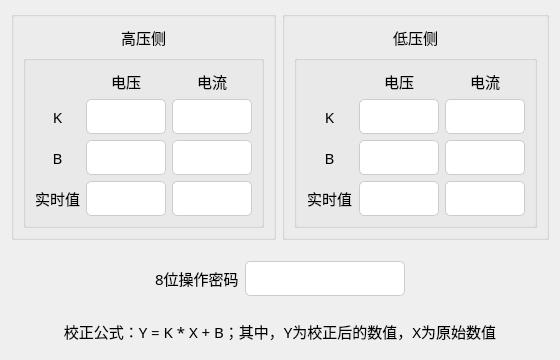
<?xml version="1.0" encoding="UTF-8"?>
<ui version="4.0">
 <class>TForm3</class>
 <widget class="QWidget" name="TForm3">
  <property name="geometry">
   <rect>
    <x>0</x>
    <y>0</y>
    <width>560</width>
    <height>348</height>
   </rect>
  </property>
  <property name="windowTitle">
   <string>双向DCDC变换器采样校正</string>
  </property>
  <property name="styleSheet">
   <string notr="true">QLabel {
    font-family: 'Microsoft YaHei'; /* 设置全局字体 */
    font-size: 15px; /* 统一字体大小 */
	text-align: center; /* 文本居中 */
}
QLineEdit {
    border: 1px solid #cccccc; /* 设置边框颜色 */
    border-radius: 5px; /* 圆角边框 */
    height: 35px; /* 统一高度 */
    background-color: #ffffff; /* 背景颜色 */
    color: #333333; /* 字体颜色 */
}
QLineEdit[readOnly=&quot;true&quot;] {
    background-color: #f0f0f0; /* 只读状态下背景变浅 */
    color: #666666; /* 只读状态字体颜色 */
    border: 1px solid #aaaaaa; /* 只读状态边框颜色 */
}
</string>
  </property>
  <layout class="QVBoxLayout" name="verticalLayout_3">
   <item>
    <layout class="QHBoxLayout" name="horizontalLayout">
     <item>
      <widget class="QGroupBox" name="groupBox">
       <property name="title">
        <string/>
       </property>
       <layout class="QVBoxLayout" name="verticalLayout">
        <item>
         <widget class="QLabel" name="label">
          <property name="font">
           <font>
            <family>Microsoft YaHei</family>
            <pointsize>-1</pointsize>
           </font>
          </property>
          <property name="text">
           <string>高压侧</string>
          </property>
          <property name="alignment">
           <set>Qt::AlignCenter</set>
          </property>
         </widget>
        </item>
        <item>
         <widget class="QGroupBox" name="groupBox_2">
          <property name="title">
           <string/>
          </property>
          <layout class="QGridLayout" name="gridLayout">
           <item row="0" column="0">
            <spacer name="horizontalSpacer_3">
             <property name="orientation">
              <enum>Qt::Horizontal</enum>
             </property>
             <property name="sizeHint" stdset="0">
              <size>
               <width>45</width>
               <height>20</height>
              </size>
             </property>
            </spacer>
           </item>
           <item row="0" column="1">
            <widget class="QLabel" name="label_2">
             <property name="font">
              <font>
               <family>Microsoft YaHei</family>
               <pointsize>-1</pointsize>
              </font>
             </property>
             <property name="text">
              <string>电压</string>
             </property>
             <property name="alignment">
              <set>Qt::AlignCenter</set>
             </property>
            </widget>
           </item>
           <item row="0" column="2">
            <widget class="QLabel" name="label_6">
             <property name="font">
              <font>
               <family>Microsoft YaHei</family>
               <pointsize>-1</pointsize>
              </font>
             </property>
             <property name="text">
              <string>电流</string>
             </property>
             <property name="alignment">
              <set>Qt::AlignCenter</set>
             </property>
            </widget>
           </item>
           <item row="1" column="0">
            <widget class="QLabel" name="label_3">
             <property name="font">
              <font>
               <family>Microsoft YaHei</family>
               <pointsize>-1</pointsize>
              </font>
             </property>
             <property name="text">
              <string>K</string>
             </property>
             <property name="alignment">
              <set>Qt::AlignCenter</set>
             </property>
            </widget>
           </item>
           <item row="1" column="1">
            <widget class="QLineEdit" name="lineEdit">
             <property name="minimumSize">
              <size>
               <width>80</width>
               <height>35</height>
              </size>
             </property>
             <property name="maximumSize">
              <size>
               <width>80</width>
               <height>35</height>
              </size>
             </property>
            </widget>
           </item>
           <item row="1" column="2">
            <widget class="QLineEdit" name="lineEdit_6">
             <property name="minimumSize">
              <size>
               <width>80</width>
               <height>35</height>
              </size>
             </property>
             <property name="maximumSize">
              <size>
               <width>80</width>
               <height>35</height>
              </size>
             </property>
             <property name="readOnly">
              <bool>false</bool>
             </property>
            </widget>
           </item>
           <item row="2" column="0">
            <widget class="QLabel" name="label_4">
             <property name="font">
              <font>
               <family>Microsoft YaHei</family>
               <pointsize>-1</pointsize>
              </font>
             </property>
             <property name="text">
              <string>B</string>
             </property>
             <property name="alignment">
              <set>Qt::AlignCenter</set>
             </property>
            </widget>
           </item>
           <item row="2" column="1">
            <widget class="QLineEdit" name="lineEdit_2">
             <property name="minimumSize">
              <size>
               <width>80</width>
               <height>35</height>
              </size>
             </property>
             <property name="maximumSize">
              <size>
               <width>80</width>
               <height>35</height>
              </size>
             </property>
            </widget>
           </item>
           <item row="2" column="2">
            <widget class="QLineEdit" name="lineEdit_5">
             <property name="minimumSize">
              <size>
               <width>80</width>
               <height>35</height>
              </size>
             </property>
             <property name="maximumSize">
              <size>
               <width>80</width>
               <height>35</height>
              </size>
             </property>
            </widget>
           </item>
           <item row="3" column="0">
            <widget class="QLabel" name="label_5">
             <property name="font">
              <font>
               <family>Microsoft YaHei</family>
               <pointsize>-1</pointsize>
              </font>
             </property>
             <property name="text">
              <string>实时值</string>
             </property>
             <property name="alignment">
              <set>Qt::AlignCenter</set>
             </property>
            </widget>
           </item>
           <item row="3" column="1">
            <widget class="QLineEdit" name="lineEdit_3">
             <property name="minimumSize">
              <size>
               <width>80</width>
               <height>35</height>
              </size>
             </property>
             <property name="maximumSize">
              <size>
               <width>80</width>
               <height>35</height>
              </size>
             </property>
             <property name="readOnly">
              <bool>true</bool>
             </property>
            </widget>
           </item>
           <item row="3" column="2">
            <widget class="QLineEdit" name="lineEdit_4">
             <property name="minimumSize">
              <size>
               <width>80</width>
               <height>35</height>
              </size>
             </property>
             <property name="maximumSize">
              <size>
               <width>80</width>
               <height>35</height>
              </size>
             </property>
             <property name="readOnly">
              <bool>true</bool>
             </property>
            </widget>
           </item>
          </layout>
         </widget>
        </item>
       </layout>
      </widget>
     </item>
     <item>
      <widget class="QGroupBox" name="groupBox_3">
       <property name="title">
        <string/>
       </property>
       <layout class="QVBoxLayout" name="verticalLayout_2">
        <item>
         <widget class="QLabel" name="label_7">
          <property name="font">
           <font>
            <family>Microsoft YaHei</family>
            <pointsize>-1</pointsize>
           </font>
          </property>
          <property name="text">
           <string>低压侧</string>
          </property>
          <property name="alignment">
           <set>Qt::AlignCenter</set>
          </property>
         </widget>
        </item>
        <item>
         <widget class="QGroupBox" name="groupBox_4">
          <property name="title">
           <string/>
          </property>
          <layout class="QGridLayout" name="gridLayout_2">
           <item row="0" column="0">
            <spacer name="horizontalSpacer_4">
             <property name="orientation">
              <enum>Qt::Horizontal</enum>
             </property>
             <property name="sizeHint" stdset="0">
              <size>
               <width>48</width>
               <height>20</height>
              </size>
             </property>
            </spacer>
           </item>
           <item row="0" column="1">
            <widget class="QLabel" name="label_8">
             <property name="font">
              <font>
               <family>Microsoft YaHei</family>
               <pointsize>-1</pointsize>
              </font>
             </property>
             <property name="text">
              <string>电压</string>
             </property>
             <property name="alignment">
              <set>Qt::AlignCenter</set>
             </property>
            </widget>
           </item>
           <item row="0" column="2">
            <widget class="QLabel" name="label_9">
             <property name="font">
              <font>
               <family>Microsoft YaHei</family>
               <pointsize>-1</pointsize>
              </font>
             </property>
             <property name="text">
              <string>电流</string>
             </property>
             <property name="alignment">
              <set>Qt::AlignCenter</set>
             </property>
            </widget>
           </item>
           <item row="1" column="0">
            <widget class="QLabel" name="label_10">
             <property name="font">
              <font>
               <family>Microsoft YaHei</family>
               <pointsize>-1</pointsize>
              </font>
             </property>
             <property name="text">
              <string>K</string>
             </property>
             <property name="alignment">
              <set>Qt::AlignCenter</set>
             </property>
            </widget>
           </item>
           <item row="1" column="1">
            <widget class="QLineEdit" name="lineEdit_7">
             <property name="minimumSize">
              <size>
               <width>80</width>
               <height>35</height>
              </size>
             </property>
             <property name="maximumSize">
              <size>
               <width>80</width>
               <height>35</height>
              </size>
             </property>
            </widget>
           </item>
           <item row="1" column="2">
            <widget class="QLineEdit" name="lineEdit_8">
             <property name="minimumSize">
              <size>
               <width>80</width>
               <height>35</height>
              </size>
             </property>
             <property name="maximumSize">
              <size>
               <width>80</width>
               <height>35</height>
              </size>
             </property>
             <property name="readOnly">
              <bool>false</bool>
             </property>
            </widget>
           </item>
           <item row="2" column="0">
            <widget class="QLabel" name="label_11">
             <property name="font">
              <font>
               <family>Microsoft YaHei</family>
               <pointsize>-1</pointsize>
              </font>
             </property>
             <property name="text">
              <string>B</string>
             </property>
             <property name="alignment">
              <set>Qt::AlignCenter</set>
             </property>
            </widget>
           </item>
           <item row="2" column="1">
            <widget class="QLineEdit" name="lineEdit_9">
             <property name="minimumSize">
              <size>
               <width>80</width>
               <height>35</height>
              </size>
             </property>
             <property name="maximumSize">
              <size>
               <width>80</width>
               <height>35</height>
              </size>
             </property>
            </widget>
           </item>
           <item row="2" column="2">
            <widget class="QLineEdit" name="lineEdit_10">
             <property name="minimumSize">
              <size>
               <width>80</width>
               <height>35</height>
              </size>
             </property>
             <property name="maximumSize">
              <size>
               <width>80</width>
               <height>35</height>
              </size>
             </property>
            </widget>
           </item>
           <item row="3" column="0">
            <widget class="QLabel" name="label_12">
             <property name="font">
              <font>
               <family>Microsoft YaHei</family>
               <pointsize>-1</pointsize>
              </font>
             </property>
             <property name="text">
              <string>实时值</string>
             </property>
             <property name="alignment">
              <set>Qt::AlignCenter</set>
             </property>
            </widget>
           </item>
           <item row="3" column="1">
            <widget class="QLineEdit" name="lineEdit_11">
             <property name="minimumSize">
              <size>
               <width>80</width>
               <height>35</height>
              </size>
             </property>
             <property name="maximumSize">
              <size>
               <width>80</width>
               <height>35</height>
              </size>
             </property>
             <property name="readOnly">
              <bool>true</bool>
             </property>
            </widget>
           </item>
           <item row="3" column="2">
            <widget class="QLineEdit" name="lineEdit_12">
             <property name="minimumSize">
              <size>
               <width>80</width>
               <height>35</height>
              </size>
             </property>
             <property name="maximumSize">
              <size>
               <width>80</width>
               <height>35</height>
              </size>
             </property>
             <property name="readOnly">
              <bool>true</bool>
             </property>
            </widget>
           </item>
          </layout>
         </widget>
        </item>
       </layout>
      </widget>
     </item>
    </layout>
   </item>
   <item>
    <widget class="QGroupBox" name="groupBox_19">
     <property name="styleSheet">
      <string notr="true">QGroupBox {
    border: none; /* 移除 QGroupBox 的边框 */
}
</string>
     </property>
     <property name="title">
      <string/>
     </property>
     <layout class="QHBoxLayout" name="horizontalLayout_16">
      <item>
       <spacer name="horizontalSpacer">
        <property name="orientation">
         <enum>Qt::Horizontal</enum>
        </property>
        <property name="sizeHint" stdset="0">
         <size>
          <width>276</width>
          <height>20</height>
         </size>
        </property>
       </spacer>
      </item>
      <item>
       <layout class="QHBoxLayout" name="horizontalLayout_15">
        <item>
         <widget class="QLabel" name="label_19">
          <property name="minimumSize">
           <size>
            <width>0</width>
            <height>35</height>
           </size>
          </property>
          <property name="font">
           <font>
            <family>Microsoft YaHei</family>
            <pointsize>-1</pointsize>
           </font>
          </property>
          <property name="text">
           <string>8位操作密码</string>
          </property>
         </widget>
        </item>
       </layout>
      </item>
      <item>
       <widget class="QLineEdit" name="lineEdit_13">
        <property name="minimumSize">
         <size>
          <width>160</width>
          <height>35</height>
         </size>
        </property>
        <property name="maximumSize">
         <size>
          <width>160</width>
          <height>35</height>
         </size>
        </property>
        <property name="echoMode">
         <enum>QLineEdit::Password</enum>
        </property>
       </widget>
      </item>
      <item>
       <spacer name="horizontalSpacer_2">
        <property name="orientation">
         <enum>Qt::Horizontal</enum>
        </property>
        <property name="sizeHint" stdset="0">
         <size>
          <width>276</width>
          <height>20</height>
         </size>
        </property>
       </spacer>
      </item>
     </layout>
    </widget>
   </item>
   <item>
    <widget class="QLabel" name="label_20">
     <property name="minimumSize">
      <size>
       <width>0</width>
       <height>35</height>
      </size>
     </property>
     <property name="font">
      <font>
       <family>Microsoft YaHei</family>
       <pointsize>-1</pointsize>
      </font>
     </property>
     <property name="styleSheet">
      <string notr="true"/>
     </property>
     <property name="text">
      <string>校正公式：Y = K * X + B；其中，Y为校正后的数值，X为原始数值</string>
     </property>
     <property name="alignment">
      <set>Qt::AlignCenter</set>
     </property>
    </widget>
   </item>
  </layout>
 </widget>
 <resources/>
 <connections/>
</ui>
